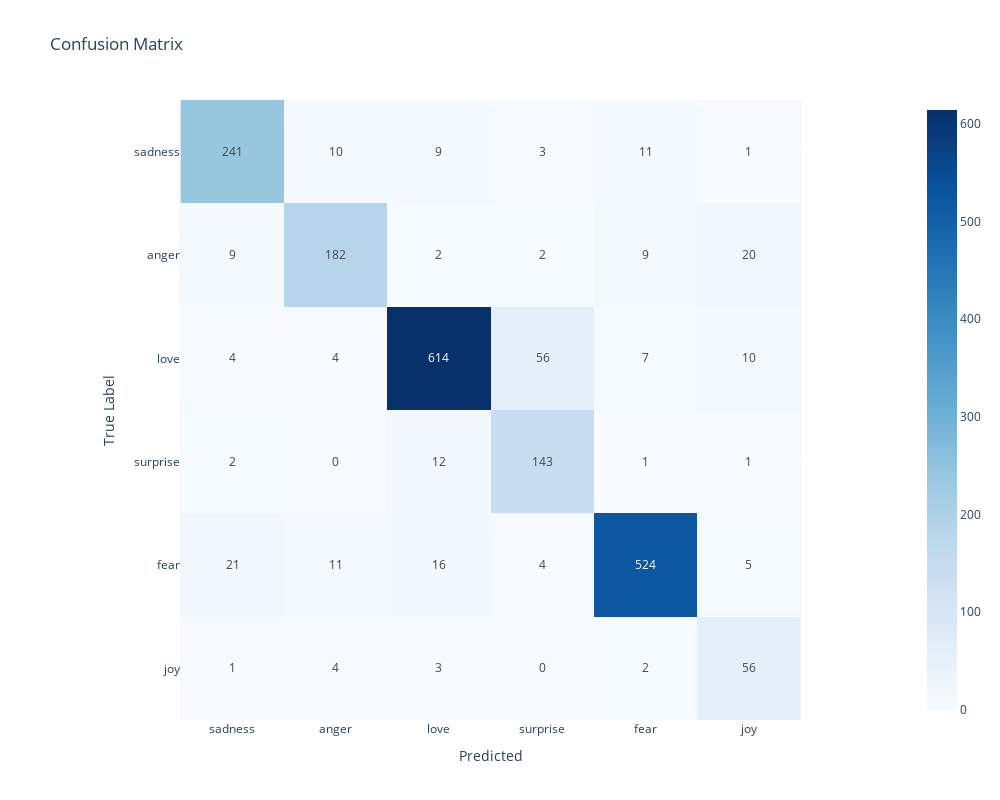

The code cell stored with this chart in its notebook:
### Markdown cell above
## 3 - LogisticRegression with SMOTE

### Code cell
model = Model(X_train, y_train, X_test, y_test, LogisticRegression(solver='liblinear',random_state = 42), TfidfVectorizer(), balancer=SMOTE(random_state=42))
model.transform()
model.fit()
y_pred = model.predict()
model.report(y_pred, class_labels)

### Figure 1 — Plotly figure (JSON) as saved in the notebook; plotly's stock layout.template omitted (floating-point values rounded to 4 significant figures)
{"data": [{"coloraxis": "coloraxis", "hovertemplate": "Predicted: %{x}<br>True Label: %{y}<br>color: %{z}<extra></extra>", "name": "0", "texttemplate": "%{z}", "type": "heatmap", "x": ["sadness", "anger", "love", "surprise", "fear", "joy"], "xaxis": "x", "y": ["sadness", "anger", "love", "surprise", "fear", "joy"], "yaxis": "y", "z": [[241, 10, 9, 3, 11, 1], [9, 182, 2, 2, 9, 20], [4, 4, 614, 56, 7, 10], [2, 0, 12, 143, 1, 1], [21, 11, 16, 4, 524, 5], [1, 4, 3, 0, 2, 56]]}], "layout": {"coloraxis": {"colorscale": [[0, "rgb(247,251,255)"], [0.125, "rgb(222,235,247)"], [0.25, "rgb(198,219,239)"], [0.375, "rgb(158,202,225)"], [0.5, "rgb(107,174,214)"], [0.625, "rgb(66,146,198)"], [0.75, "rgb(33,113,181)"], [0.875, "rgb(8,81,156)"], [1, "rgb(8,48,107)"]]}, "height": 800, "title": {"text": "Confusion Matrix"}, "width": 1000, "xaxis": {"anchor": "y", "constrain": "domain", "domain": [0, 1], "scaleanchor": "y", "title": {"text": "Predicted"}}, "yaxis": {"anchor": "x", "autorange": "reversed", "constrain": "domain", "domain": [0, 1], "title": {"text": "True Label"}}}}
